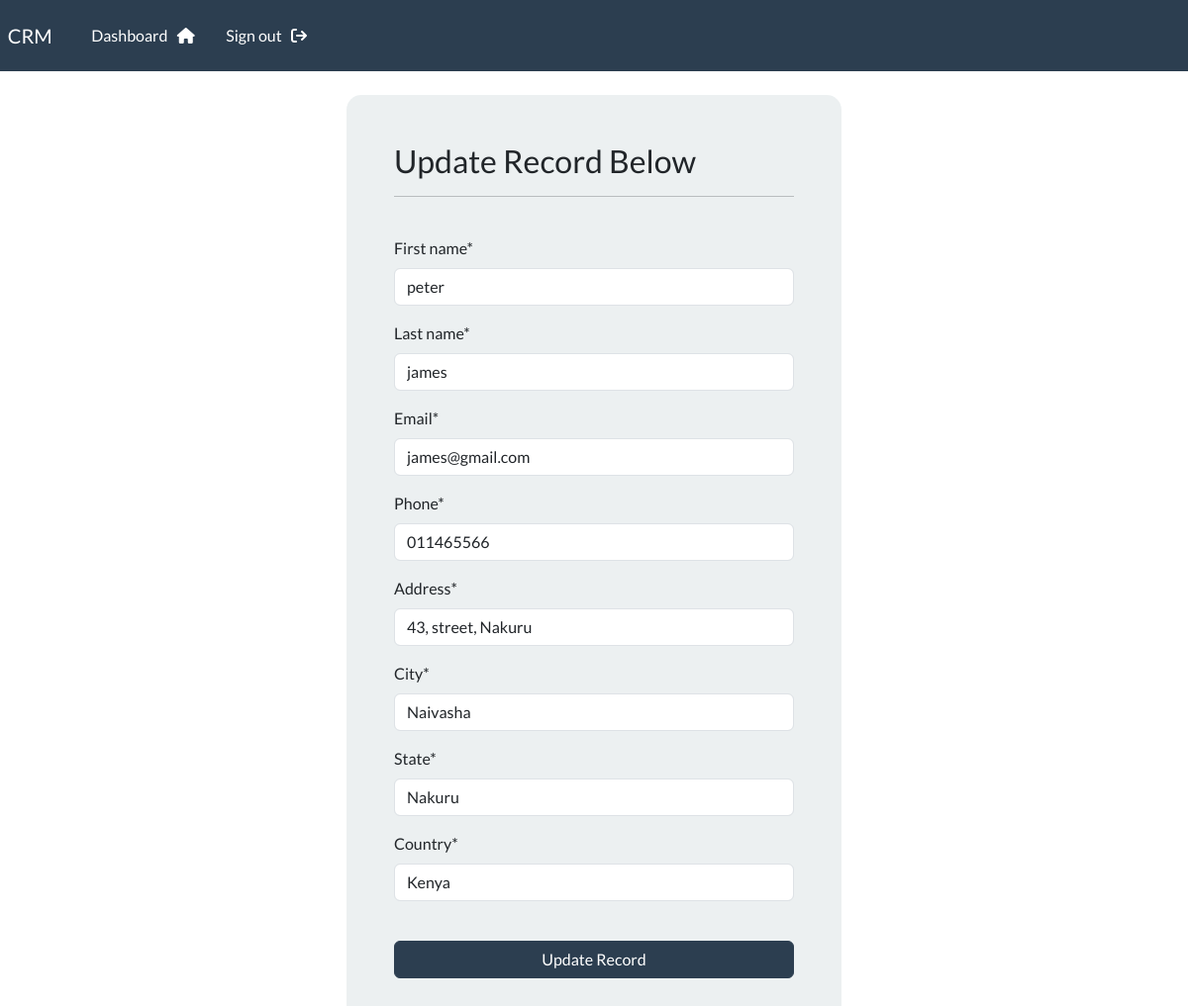
The app's page /update-record/3/ (signed in) with its own data.
### webapp/models.py (models this page shows, shortened)
class Record(models.Model):
    creation_date = models.DateTimeField(auto_now_add=True)
    first_name = models.CharField(max_length=100)
    last_name = models.CharField(max_length=100)
    email = models.EmailField(max_length=100)
    phone = models.CharField(max_length=100)
    address = models.CharField(max_length=100)
    city = models.CharField(max_length=100)
    state = models.CharField(max_length=100)
    country = models.CharField(max_length=100)

### webapp/views.py (the view)
# urls.py: path('update-record/<int:pk>/', views.update_record, name='update-record'),
@login_required(login_url='my-login')
def update_record(request, pk):
   record = Record.objects.get(id=pk)
   form = RecordForm(instance=record)
   if request.method == 'POST':
       form = RecordForm(request.POST, instance=record)
       if form.is_valid():
           form.save()
           return redirect('record', pk=pk)
   context = {'form': form}
   return render(request, 'webapp/update-record.html', context)

### webapp/forms.py
class RecordForm(forms.ModelForm):
    class Meta:
        model = Record
        exclude = ['creation_date']

### webapp/templates/webapp/update-record.html (shortened to what this page needs)
{% extends 'webapp/base.html' %}
{% load crispy_forms_tags %}
{% block content %}
<body>
    <div class="container bg-light shadow-md p-5 form-layout">
        <h3>Update Record Below</h3>
        <hr><br>
        <form method="POST" autocomplete="off">
            {{form | crispy}}
            <br>
            <button type="submit" class="btn btn-primary w-100 btn-block p2">Update Record</button>
        </form>
        <br>
</body>
{% endblock %}

### webapp/static/css/styles.css (style rules this page uses)
.form-layout { border-radius: 15px; width: 500px; }

### records on screen
Record: first_name "peter", last_name "james", email "james@gmail.com", phone "011465566", address "43, street, Nakuru", city "Naivasha", state "Nakuru", country "Kenya"
